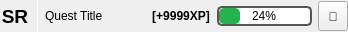
<?xml version="1.0" encoding="UTF-8"?>
<ui version="4.0">
 <class>QuestElement</class>
 <widget class="QWidget" name="QuestElement">
  <property name="geometry">
   <rect>
    <x>0</x>
    <y>0</y>
    <width>332</width>
    <height>32</height>
   </rect>
  </property>
  <property name="minimumSize">
   <size>
    <width>0</width>
    <height>32</height>
   </size>
  </property>
  <property name="maximumSize">
   <size>
    <width>16777213</width>
    <height>32</height>
   </size>
  </property>
  <property name="windowTitle">
   <string>Form</string>
  </property>
  <layout class="QHBoxLayout" name="horizontalLayout">
   <property name="spacing">
    <number>0</number>
   </property>
   <property name="leftMargin">
    <number>0</number>
   </property>
   <property name="topMargin">
    <number>0</number>
   </property>
   <property name="rightMargin">
    <number>0</number>
   </property>
   <property name="bottomMargin">
    <number>0</number>
   </property>
   <item>
    <widget class="QWidget" name="wdg_inner" native="true">
     <layout class="QVBoxLayout" name="verticalLayout">
      <property name="spacing">
       <number>0</number>
      </property>
      <property name="leftMargin">
       <number>0</number>
      </property>
      <property name="topMargin">
       <number>0</number>
      </property>
      <property name="rightMargin">
       <number>0</number>
      </property>
      <property name="bottomMargin">
       <number>0</number>
      </property>
      <item>
       <layout class="QHBoxLayout" name="hbx_inner">
        <property name="spacing">
         <number>6</number>
        </property>
        <property name="sizeConstraint">
         <enum>QLayout::SizeConstraint::SetDefaultConstraint</enum>
        </property>
        <item>
         <widget class="QLabel" name="lbl_rarity">
          <property name="minimumSize">
           <size>
            <width>30</width>
            <height>0</height>
           </size>
          </property>
          <property name="font">
           <font>
            <pointsize>14</pointsize>
            <bold>true</bold>
           </font>
          </property>
          <property name="text">
           <string>SR</string>
          </property>
          <property name="textFormat">
           <enum>Qt::TextFormat::PlainText</enum>
          </property>
          <property name="alignment">
           <set>Qt::AlignmentFlag::AlignCenter</set>
          </property>
         </widget>
        </item>
        <item>
         <widget class="Line" name="line">
          <property name="styleSheet">
           <string notr="true">color: white</string>
          </property>
          <property name="frameShadow">
           <enum>QFrame::Shadow::Plain</enum>
          </property>
          <property name="lineWidth">
           <number>0</number>
          </property>
          <property name="orientation">
           <enum>Qt::Orientation::Vertical</enum>
          </property>
         </widget>
        </item>
        <item>
         <widget class="QLabel" name="lbl_title">
          <property name="minimumSize">
           <size>
            <width>100</width>
            <height>0</height>
           </size>
          </property>
          <property name="text">
           <string>Quest Title</string>
          </property>
         </widget>
        </item>
        <item>
         <widget class="QLabel" name="lbl_reward">
          <property name="minimumSize">
           <size>
            <width>60</width>
            <height>0</height>
           </size>
          </property>
          <property name="maximumSize">
           <size>
            <width>60</width>
            <height>16777215</height>
           </size>
          </property>
          <property name="font">
           <font>
            <bold>true</bold>
           </font>
          </property>
          <property name="text">
           <string>[+9999XP]</string>
          </property>
          <property name="alignment">
           <set>Qt::AlignmentFlag::AlignCenter</set>
          </property>
         </widget>
        </item>
        <item>
         <widget class="QProgressBar" name="progressBar">
          <property name="sizePolicy">
           <sizepolicy hsizetype="Fixed" vsizetype="Fixed">
            <horstretch>0</horstretch>
            <verstretch>0</verstretch>
           </sizepolicy>
          </property>
          <property name="maximumSize">
           <size>
            <width>100</width>
            <height>20</height>
           </size>
          </property>
          <property name="styleSheet">
           <string notr="true">QProgressBar {
        border: 2px solid #555;
        border-radius: 5px;
        text-align: center;
        height: 20px;
    }
    QProgressBar::chunk {
        background-color: #22b34d;
        border-radius: 5px;
    }</string>
          </property>
          <property name="value">
           <number>24</number>
          </property>
         </widget>
        </item>
        <item>
         <widget class="QToolButton" name="btn_reroll">
          <property name="minimumSize">
           <size>
            <width>30</width>
            <height>30</height>
           </size>
          </property>
          <property name="text">
           <string>🔄️</string>
          </property>
         </widget>
        </item>
       </layout>
      </item>
     </layout>
    </widget>
   </item>
  </layout>
 </widget>
 <resources/>
 <connections/>
</ui>
